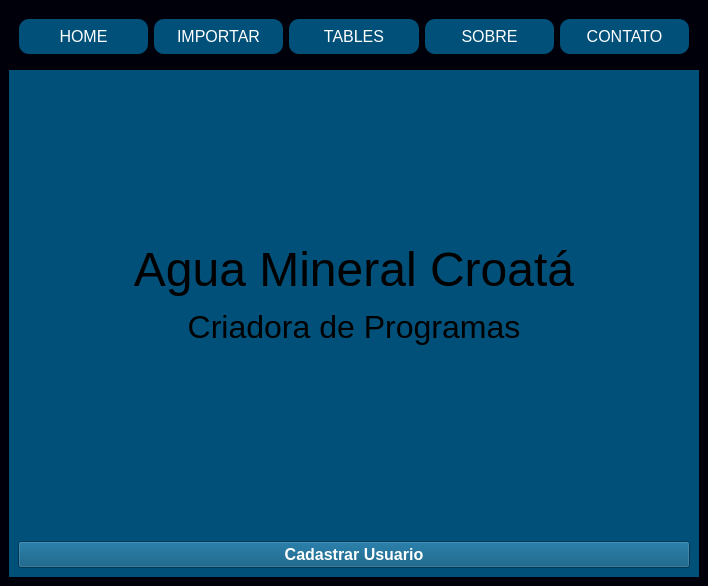
<?xml version="1.0" encoding="UTF-8"?>
<ui version="4.0">
 <class>MainWindow</class>
 <widget class="QMainWindow" name="MainWindow">
  <property name="geometry">
   <rect>
    <x>0</x>
    <y>0</y>
    <width>708</width>
    <height>586</height>
   </rect>
  </property>
  <property name="windowTitle">
   <string>MainWindow</string>
  </property>
  <property name="styleSheet">
   <string notr="true">background-color: rgb(0, 0,10);</string>
  </property>
  <widget class="QWidget" name="centralwidget">
   <layout class="QVBoxLayout" name="verticalLayout">
    <item>
     <widget class="QFrame" name="frame">
      <property name="frameShape">
       <enum>QFrame::StyledPanel</enum>
      </property>
      <property name="frameShadow">
       <enum>QFrame::Raised</enum>
      </property>
      <layout class="QHBoxLayout" name="horizontalLayout">
       <item>
        <widget class="QPushButton" name="btn_home">
         <property name="minimumSize">
          <size>
           <width>0</width>
           <height>35</height>
          </size>
         </property>
         <property name="cursor">
          <cursorShape>PointingHandCursor</cursorShape>
         </property>
         <property name="styleSheet">
          <string notr="true">QPushButton{
	color: rgb(255, 255, 255);
	border-radius: 10px;
	font-size: 16px;
	background-color: rgb(0,80,121);
}
QPushButton:hover{background-color: #fff; color:black}
</string>
         </property>
         <property name="text">
          <string>HOME</string>
         </property>
        </widget>
       </item>
       <item>
        <widget class="QPushButton" name="btn_importa">
         <property name="minimumSize">
          <size>
           <width>0</width>
           <height>35</height>
          </size>
         </property>
         <property name="cursor">
          <cursorShape>PointingHandCursor</cursorShape>
         </property>
         <property name="styleSheet">
          <string notr="true">QPushButton{
	color: rgb(255, 255, 255);
	border-radius: 10px;
	font-size: 16px;
	background-color: rgb(0,80,121);
}
QPushButton:hover{background-color: #fff; color:black}
</string>
         </property>
         <property name="text">
          <string>IMPORTAR</string>
         </property>
        </widget>
       </item>
       <item>
        <widget class="QPushButton" name="btn_tables">
         <property name="minimumSize">
          <size>
           <width>0</width>
           <height>35</height>
          </size>
         </property>
         <property name="cursor">
          <cursorShape>PointingHandCursor</cursorShape>
         </property>
         <property name="styleSheet">
          <string notr="true">QPushButton{
	color: rgb(255, 255, 255);
	border-radius: 10px;
	font-size: 16px;
	background-color: rgb(0,80,121);
}
QPushButton:hover{background-color: #fff; color:black}
</string>
         </property>
         <property name="text">
          <string>TABLES</string>
         </property>
        </widget>
       </item>
       <item>
        <widget class="QPushButton" name="btn_sobre">
         <property name="minimumSize">
          <size>
           <width>0</width>
           <height>35</height>
          </size>
         </property>
         <property name="font">
          <font>
           <pointsize>-1</pointsize>
          </font>
         </property>
         <property name="cursor">
          <cursorShape>PointingHandCursor</cursorShape>
         </property>
         <property name="styleSheet">
          <string notr="true">QPushButton{
	color: rgb(255, 255, 255);
	border-radius: 10px;
	font-size: 16px;
	background-color: rgb(0,80,121);
}
QPushButton:hover{background-color: #fff; color:black}
</string>
         </property>
         <property name="text">
          <string>SOBRE</string>
         </property>
        </widget>
       </item>
       <item>
        <widget class="QPushButton" name="btn_contato">
         <property name="minimumSize">
          <size>
           <width>0</width>
           <height>35</height>
          </size>
         </property>
         <property name="font">
          <font>
           <pointsize>-1</pointsize>
          </font>
         </property>
         <property name="cursor">
          <cursorShape>PointingHandCursor</cursorShape>
         </property>
         <property name="styleSheet">
          <string notr="true">QPushButton{
	color: rgb(255, 255, 255);
	border-radius: 10px;
	font-size: 16px;
	background-color: rgb(0,80,121);
}
QPushButton:hover{background-color: #fff; color:black}

</string>
         </property>
         <property name="text">
          <string>CONTATO</string>
         </property>
        </widget>
       </item>
      </layout>
     </widget>
    </item>
    <item>
     <widget class="QStackedWidget" name="Pages">
      <property name="styleSheet">
       <string notr="true">background-color: rgb(0,80,121);</string>
      </property>
      <property name="currentIndex">
       <number>2</number>
      </property>
      <widget class="QWidget" name="pg_table">
       <layout class="QVBoxLayout" name="verticalLayout_3">
        <item>
         <widget class="QTabWidget" name="tabWidget">
          <property name="styleSheet">
           <string notr="true">background-color: rgb(255, 170, 255);</string>
          </property>
          <property name="currentIndex">
           <number>0</number>
          </property>
          <widget class="QWidget" name="tables">
           <attribute name="title">
            <string>Base</string>
           </attribute>
           <layout class="QHBoxLayout" name="horizontalLayout_3">
            <item>
             <layout class="QHBoxLayout" name="horizontalLayout_2">
              <item>
               <layout class="QVBoxLayout" name="verticalLayout_7">
                <item>
                 <layout class="QVBoxLayout" name="verticalLayout_6">
                  <item>
                   <widget class="QLabel" name="label_3">
                    <property name="text">
                     <string>&lt;html&gt;&lt;head/&gt;&lt;body&gt;&lt;p align=&quot;center&quot;&gt;&lt;span style=&quot; font-size:12pt; font-weight:600;&quot;&gt;Estoque&lt;/span&gt;&lt;/p&gt;&lt;/body&gt;&lt;/html&gt;</string>
                    </property>
                   </widget>
                  </item>
                  <item>
                   <widget class="QTreeWidget" name="tw_estoque">
                    <column>
                     <property name="text">
                      <string>Nfe</string>
                     </property>
                    </column>
                    <column>
                     <property name="text">
                      <string>Serie</string>
                     </property>
                    </column>
                    <column>
                     <property name="text">
                      <string>Data Emissao</string>
                     </property>
                    </column>
                    <column>
                     <property name="text">
                      <string>Chave</string>
                     </property>
                    </column>
                    <column>
                     <property name="text">
                      <string>cnpj emitente</string>
                     </property>
                    </column>
                    <column>
                     <property name="text">
                      <string>Nome emitente</string>
                     </property>
                    </column>
                    <column>
                     <property name="text">
                      <string>Valor Nfe</string>
                     </property>
                    </column>
                    <column>
                     <property name="text">
                      <string>Item nro</string>
                     </property>
                    </column>
                    <column>
                     <property name="text">
                      <string>Cod Produto</string>
                     </property>
                    </column>
                    <column>
                     <property name="text">
                      <string>Quantidade</string>
                     </property>
                    </column>
                    <column>
                     <property name="text">
                      <string>Descricao</string>
                     </property>
                    </column>
                    <column>
                     <property name="text">
                      <string>UN</string>
                     </property>
                    </column>
                    <column>
                     <property name="text">
                      <string>Valor Produto</string>
                     </property>
                    </column>
                    <column>
                     <property name="text">
                      <string>Data Importacao</string>
                     </property>
                    </column>
                    <column>
                     <property name="text">
                      <string>Municipio</string>
                     </property>
                    </column>
                    <column>
                     <property name="text">
                      <string>Data Saida</string>
                     </property>
                    </column>
                    <column>
                     <property name="text">
                      <string>Usuario</string>
                     </property>
                    </column>
                   </widget>
                  </item>
                 </layout>
                </item>
                <item>
                 <layout class="QVBoxLayout" name="verticalLayout_5">
                  <item>
                   <widget class="QLabel" name="label_2">
                    <property name="text">
                     <string>&lt;html&gt;&lt;head/&gt;&lt;body&gt;&lt;p align=&quot;center&quot;&gt;&lt;span style=&quot; font-size:12pt; font-weight:600;&quot;&gt;SAIDA&lt;/span&gt;&lt;/p&gt;&lt;/body&gt;&lt;/html&gt;</string>
                    </property>
                   </widget>
                  </item>
                  <item>
                   <widget class="QTreeWidget" name="tw_saida">
                    <column>
                     <property name="text">
                      <string>Nfe</string>
                     </property>
                    </column>
                    <column>
                     <property name="text">
                      <string>Serie</string>
                     </property>
                    </column>
                    <column>
                     <property name="text">
                      <string>Data Importação</string>
                     </property>
                    </column>
                    <column>
                     <property name="text">
                      <string>Data Saida</string>
                     </property>
                    </column>
                    <column>
                     <property name="text">
                      <string>Usuario</string>
                     </property>
                    </column>
                   </widget>
                  </item>
                 </layout>
                </item>
               </layout>
              </item>
              <item>
               <widget class="QFrame" name="frame_2">
                <property name="frameShape">
                 <enum>QFrame::StyledPanel</enum>
                </property>
                <property name="frameShadow">
                 <enum>QFrame::Raised</enum>
                </property>
                <layout class="QVBoxLayout" name="verticalLayout_4">
                 <item>
                  <widget class="QPushButton" name="btn_gerar">
                   <property name="minimumSize">
                    <size>
                     <width>100</width>
                     <height>27</height>
                    </size>
                   </property>
                   <property name="styleSheet">
                    <string notr="true">QPushButton{
	color: rgb(255, 255, 255);
	border-radius: 10px;
	font-size: 16px;
	background-color: rgb(0,80,121);
}
QPushButton:hover{background-color: #fff; color:black}
</string>
                   </property>
                   <property name="text">
                    <string>Gerar Saida</string>
                   </property>
                  </widget>
                 </item>
                 <item>
                  <widget class="QPushButton" name="btn_estorno">
                   <property name="minimumSize">
                    <size>
                     <width>100</width>
                     <height>27</height>
                    </size>
                   </property>
                   <property name="styleSheet">
                    <string notr="true">QPushButton{
	color: rgb(255, 255, 255);
	border-radius: 10px;
	font-size: 16px;
	background-color: rgb(0,80,121);
}
QPushButton:hover{background-color: #fff; color:black}
</string>
                   </property>
                   <property name="text">
                    <string>Estorno</string>
                   </property>
                  </widget>
                 </item>
                 <item>
                  <widget class="QPushButton" name="btn_importar">
                   <property name="minimumSize">
                    <size>
                     <width>100</width>
                     <height>27</height>
                    </size>
                   </property>
                   <property name="styleSheet">
                    <string notr="true">QPushButton{
	color: rgb(255, 255, 255);
	border-radius: 10px;
	font-size: 16px;
	background-color: rgb(0,80,121);
}
QPushButton:hover{background-color: #fff; color:black}
</string>
                   </property>
                   <property name="text">
                    <string/>
                   </property>
                  </widget>
                 </item>
                 <item>
                  <spacer name="verticalSpacer">
                   <property name="orientation">
                    <enum>Qt::Vertical</enum>
                   </property>
                   <property name="sizeHint" stdset="0">
                    <size>
                     <width>20</width>
                     <height>40</height>
                    </size>
                   </property>
                  </spacer>
                 </item>
                </layout>
               </widget>
              </item>
             </layout>
            </item>
           </layout>
          </widget>
          <widget class="QWidget" name="tab_2">
           <attribute name="title">
            <string>GERAL</string>
           </attribute>
           <layout class="QVBoxLayout" name="verticalLayout_11">
            <item>
             <widget class="QLabel" name="label_18">
              <property name="minimumSize">
               <size>
                <width>0</width>
                <height>30</height>
               </size>
              </property>
              <property name="font">
               <font>
                <pointsize>24</pointsize>
               </font>
              </property>
              <property name="styleSheet">
               <string notr="true"/>
              </property>
              <property name="text">
               <string>Geral</string>
              </property>
              <property name="alignment">
               <set>Qt::AlignCenter</set>
              </property>
             </widget>
            </item>
            <item>
             <layout class="QHBoxLayout" name="horizontalLayout_12">
              <item>
               <widget class="QPushButton" name="btn_chart">
                <property name="minimumSize">
                 <size>
                  <width>120</width>
                  <height>30</height>
                 </size>
                </property>
                <property name="styleSheet">
                 <string notr="true">QPushButton{
	color: rgb(255, 255, 255);
	border-radius: 10px;
	font-size: 16px;
	background-color: rgb(0,80,121);
}
QPushButton:hover{background-color: #fff; color:black}
</string>
                </property>
                <property name="text">
                 <string>Gerar Grafico</string>
                </property>
               </widget>
              </item>
              <item>
               <widget class="QPushButton" name="btn_excel">
                <property name="minimumSize">
                 <size>
                  <width>120</width>
                  <height>30</height>
                 </size>
                </property>
                <property name="styleSheet">
                 <string notr="true">QPushButton{
	color: rgb(255, 255, 255);
	border-radius: 10px;
	font-size: 16px;
	background-color: rgb(0,80,121);
}
QPushButton:hover{background-color: #fff; color:black}
</string>
                </property>
                <property name="text">
                 <string>Gera Excel</string>
                </property>
               </widget>
              </item>
             </layout>
            </item>
            <item>
             <widget class="QLineEdit" name="txt_filtro">
              <property name="font">
               <font>
                <pointsize>12</pointsize>
               </font>
              </property>
              <property name="styleSheet">
               <string notr="true">color: rgb(85, 0, 255);</string>
              </property>
              <property name="text">
               <string>filtro</string>
              </property>
              <property name="alignment">
               <set>Qt::AlignCenter</set>
              </property>
             </widget>
            </item>
            <item>
             <widget class="QTableView" name="tb_geral"/>
            </item>
           </layout>
          </widget>
         </widget>
        </item>
       </layout>
      </widget>
      <widget class="QWidget" name="page"/>
      <widget class="QWidget" name="pg_home">
       <layout class="QVBoxLayout" name="verticalLayout_9">
        <item>
         <widget class="QLabel" name="label">
          <property name="text">
           <string>&lt;html&gt;&lt;head/&gt;&lt;body&gt;&lt;p align=&quot;center&quot;&gt;&lt;span style=&quot; font-size:36pt;&quot;&gt;Agua Mineral Croatá&lt;/span&gt;&lt;/p&gt;&lt;p align=&quot;center&quot;&gt;&lt;span style=&quot; font-size:24pt;&quot;&gt;Criadora de Programas&lt;/span&gt;&lt;/p&gt;&lt;p align=&quot;center&quot;&gt;&lt;img src=&quot;new-pasta.png&quot;/&gt;&lt;/p&gt;&lt;/body&gt;&lt;/html&gt;</string>
          </property>
         </widget>
        </item>
        <item>
         <widget class="QPushButton" name="btn_pg_cadastro">
          <property name="minimumSize">
           <size>
            <width>0</width>
            <height>20</height>
           </size>
          </property>
          <property name="font">
           <font>
            <pointsize>12</pointsize>
            <weight>75</weight>
            <bold>true</bold>
           </font>
          </property>
          <property name="cursor">
           <cursorShape>PointingHandCursor</cursorShape>
          </property>
          <property name="styleSheet">
           <string notr="true">QPushButton{
color: rgb(255, 255, 255);
}

QPushButton:hover{
background-color: rgb(255, 255, 255);
	color: rgb(0, 0, 0);
}</string>
          </property>
          <property name="text">
           <string>Cadastrar Usuario</string>
          </property>
         </widget>
        </item>
       </layout>
      </widget>
      <widget class="QWidget" name="pg_import">
       <layout class="QVBoxLayout" name="verticalLayout_10">
        <item>
         <widget class="QLabel" name="label_4">
          <property name="minimumSize">
           <size>
            <width>0</width>
            <height>30</height>
           </size>
          </property>
          <property name="font">
           <font>
            <pointsize>24</pointsize>
           </font>
          </property>
          <property name="text">
           <string>&lt;html&gt;&lt;head/&gt;&lt;body&gt;&lt;p align=&quot;center&quot;&gt;&lt;span style=&quot; font-size:18pt; font-weight:600; color:#ffffff;&quot;&gt;Importar Xml&lt;/span&gt;&lt;/p&gt;&lt;/body&gt;&lt;/html&gt;</string>
          </property>
         </widget>
        </item>
        <item>
         <widget class="QProgressBar" name="progressBar">
          <property name="value">
           <number>24</number>
          </property>
         </widget>
        </item>
        <item>
         <layout class="QHBoxLayout" name="horizontalLayout_4">
          <item>
           <widget class="QLineEdit" name="txt_file">
            <property name="minimumSize">
             <size>
              <width>0</width>
              <height>28</height>
             </size>
            </property>
            <property name="font">
             <font>
              <pointsize>12</pointsize>
             </font>
            </property>
            <property name="styleSheet">
             <string notr="true">color: rgb(255, 255, 255);</string>
            </property>
            <property name="alignment">
             <set>Qt::AlignCenter</set>
            </property>
            <property name="placeholderText">
             <string>Selecione a pasta com os arquivos XML ---&gt;</string>
            </property>
           </widget>
          </item>
          <item>
           <widget class="QPushButton" name="btn_open">
            <property name="minimumSize">
             <size>
              <width>120</width>
              <height>33</height>
             </size>
            </property>
            <property name="styleSheet">
             <string notr="true">QPushButton{
	color: rgb(255, 255, 255);
	border-radius: 10px;
	font-size: 16px;
	background-color: rgb(0,80,121);
}
QPushButton:hover{background-color: #fff; color:black}
</string>
            </property>
            <property name="text">
             <string>abrir</string>
            </property>
           </widget>
          </item>
         </layout>
        </item>
        <item>
         <layout class="QHBoxLayout" name="horizontalLayout_11">
          <item>
           <widget class="QLabel" name="label_5">
            <property name="text">
             <string/>
            </property>
           </widget>
          </item>
          <item>
           <widget class="QPushButton" name="btn_import">
            <property name="minimumSize">
             <size>
              <width>0</width>
              <height>30</height>
             </size>
            </property>
            <property name="styleSheet">
             <string notr="true">QPushButton{
	color: rgb(255, 255, 255);
	border-radius: 10px;
	font-size: 16px;
	background-color: rgb(0,80,121);
}
QPushButton:hover{background-color: #fff; color:black}
</string>
            </property>
            <property name="text">
             <string>IMPORTAR</string>
            </property>
           </widget>
          </item>
          <item>
           <widget class="QLabel" name="label_17">
            <property name="text">
             <string/>
            </property>
           </widget>
          </item>
         </layout>
        </item>
       </layout>
      </widget>
      <widget class="QWidget" name="pg_cadastro">
       <layout class="QVBoxLayout" name="verticalLayout_2">
        <item>
         <widget class="QLabel" name="label_14">
          <property name="font">
           <font>
            <pointsize>30</pointsize>
           </font>
          </property>
          <property name="text">
           <string>&lt;html&gt;&lt;head/&gt;&lt;body&gt;&lt;p align=&quot;center&quot;&gt;&lt;span style=&quot; font-weight:600; color:#ffffff;&quot;&gt;Tela de Cadastro&lt;/span&gt;&lt;/p&gt;&lt;/body&gt;&lt;/html&gt;</string>
          </property>
          <property name="alignment">
           <set>Qt::AlignCenter</set>
          </property>
         </widget>
        </item>
        <item>
         <widget class="QLabel" name="label_6">
          <property name="font">
           <font>
            <pointsize>20</pointsize>
           </font>
          </property>
          <property name="text">
           <string>&lt;html&gt;&lt;head/&gt;&lt;body&gt;&lt;p align=&quot;center&quot;&gt;&lt;img src=&quot;avatar-de-perfil.png&quot;&gt;&lt;/p&gt;&lt;p align=&quot;center&quot;&gt;&lt;span style=&quot; font-weight:600;&quot;&gt;Cadastrar Usuario&lt;/span&gt;&lt;/p&gt;&lt;/body&gt;&lt;/html&gt;</string>
          </property>
          <property name="alignment">
           <set>Qt::AlignCenter</set>
          </property>
         </widget>
        </item>
        <item>
         <layout class="QHBoxLayout" name="horizontalLayout_8">
          <property name="leftMargin">
           <number>50</number>
          </property>
          <item>
           <widget class="QLabel" name="label_7">
            <property name="font">
             <font>
              <pointsize>25</pointsize>
             </font>
            </property>
            <property name="text">
             <string>&lt;html&gt;&lt;head/&gt;&lt;body&gt;&lt;p&gt;&lt;span style=&quot; font-weight:600; color:#ffffff;&quot;&gt;Nome&lt;/span&gt;&lt;/p&gt;&lt;/body&gt;&lt;/html&gt;</string>
            </property>
           </widget>
          </item>
          <item>
           <widget class="QLineEdit" name="txt_nome">
            <property name="styleSheet">
             <string notr="true">color: rgba(211, 239, 251, 1);
border-bottom: 2px solid white;
border-radius: None;
selection-background-color: rgba(85,115, 155,0.1);
font:  Trebuchet MS;
font: 20pt &quot;Trebuchet MS&quot;;</string>
            </property>
           </widget>
          </item>
         </layout>
        </item>
        <item>
         <layout class="QHBoxLayout" name="horizontalLayout_7">
          <property name="leftMargin">
           <number>50</number>
          </property>
          <item>
           <widget class="QLabel" name="label_8">
            <property name="font">
             <font>
              <pointsize>25</pointsize>
             </font>
            </property>
            <property name="text">
             <string>&lt;html&gt;&lt;head/&gt;&lt;body&gt;&lt;p&gt;&lt;span style=&quot; font-weight:600; color:#ffffff;&quot;&gt;Usuario&lt;/span&gt;&lt;/p&gt;&lt;/body&gt;&lt;/html&gt;</string>
            </property>
           </widget>
          </item>
          <item>
           <widget class="QLineEdit" name="txt_usuario">
            <property name="styleSheet">
             <string notr="true">color: rgba(211, 239, 251, 1);
border-bottom: 2px solid white;
border-radius: None;
selection-background-color: rgba(85,115, 155,0.1);
font:  Trebuchet MS;
font: 20pt &quot;Trebuchet MS&quot;;</string>
            </property>
           </widget>
          </item>
         </layout>
        </item>
        <item>
         <layout class="QHBoxLayout" name="horizontalLayout_6">
          <property name="leftMargin">
           <number>50</number>
          </property>
          <item>
           <widget class="QLabel" name="label_9">
            <property name="font">
             <font>
              <pointsize>25</pointsize>
             </font>
            </property>
            <property name="text">
             <string>&lt;html&gt;&lt;head/&gt;&lt;body&gt;&lt;p&gt;&lt;span style=&quot; font-weight:600; color:#ffffff;&quot;&gt;Senha&lt;/span&gt;&lt;/p&gt;&lt;/body&gt;&lt;/html&gt;</string>
            </property>
           </widget>
          </item>
          <item>
           <widget class="QLineEdit" name="txt_senha">
            <property name="styleSheet">
             <string notr="true">color: rgba(211, 239, 251, 1);
border-bottom: 2px solid white;
border-radius: None;
selection-background-color: rgba(85,115, 155,0.1);
font:  Trebuchet MS;
font: 20pt &quot;Trebuchet MS&quot;;</string>
            </property>
            <property name="echoMode">
             <enum>QLineEdit::Password</enum>
            </property>
           </widget>
          </item>
         </layout>
        </item>
        <item>
         <layout class="QHBoxLayout" name="horizontalLayout_5">
          <property name="leftMargin">
           <number>50</number>
          </property>
          <item>
           <widget class="QLabel" name="label_10">
            <property name="font">
             <font>
              <pointsize>20</pointsize>
             </font>
            </property>
            <property name="text">
             <string>&lt;html&gt;&lt;head/&gt;&lt;body&gt;&lt;p&gt;&lt;span style=&quot; font-weight:600; color:#ffffff;&quot;&gt;Confirmação da Senha&lt;/span&gt;&lt;/p&gt;&lt;/body&gt;&lt;/html&gt;</string>
            </property>
           </widget>
          </item>
          <item>
           <widget class="QLineEdit" name="txt_senha2">
            <property name="styleSheet">
             <string notr="true">color: rgba(211, 239, 251, 1);
border-bottom: 2px solid white;
border-radius: None;
selection-background-color: rgba(85,115, 155,0.1);
font:  Trebuchet MS;
font: 20pt &quot;Trebuchet MS&quot;;</string>
            </property>
            <property name="echoMode">
             <enum>QLineEdit::Password</enum>
            </property>
           </widget>
          </item>
         </layout>
        </item>
        <item>
         <layout class="QHBoxLayout" name="horizontalLayout_9">
          <property name="leftMargin">
           <number>50</number>
          </property>
          <item>
           <widget class="QLabel" name="label_11">
            <property name="font">
             <font>
              <pointsize>25</pointsize>
             </font>
            </property>
            <property name="text">
             <string>&lt;html&gt;&lt;head/&gt;&lt;body&gt;&lt;p&gt;&lt;span style=&quot; font-weight:600; color:#ffffff;&quot;&gt;Perfil&lt;/span&gt;&lt;/p&gt;&lt;/body&gt;&lt;/html&gt;</string>
            </property>
           </widget>
          </item>
          <item>
           <widget class="QComboBox" name="cb_perfil">
            <property name="sizePolicy">
             <sizepolicy hsizetype="Expanding" vsizetype="Fixed">
              <horstretch>0</horstretch>
              <verstretch>0</verstretch>
             </sizepolicy>
            </property>
            <property name="font">
             <font>
              <pointsize>12</pointsize>
              <weight>75</weight>
              <bold>true</bold>
             </font>
            </property>
            <property name="styleSheet">
             <string notr="true">color: rgb(255, 255, 255);</string>
            </property>
            <item>
             <property name="text">
              <string>Usuario</string>
             </property>
            </item>
            <item>
             <property name="text">
              <string>Administrador</string>
             </property>
            </item>
           </widget>
          </item>
         </layout>
        </item>
        <item>
         <layout class="QHBoxLayout" name="horizontalLayout_10">
          <item>
           <widget class="QLabel" name="label_12">
            <property name="text">
             <string/>
            </property>
           </widget>
          </item>
          <item>
           <widget class="QPushButton" name="btn_cadastrar">
            <property name="minimumSize">
             <size>
              <width>0</width>
              <height>33</height>
             </size>
            </property>
            <property name="cursor">
             <cursorShape>PointingHandCursor</cursorShape>
            </property>
            <property name="styleSheet">
             <string notr="true">QPushButton{
	color: rgb(255, 255, 255);
	border-radius: 10px;
	font-size: 16px;
	background-color: rgb(0,80,121);
}
QPushButton:hover{background-color: #fff; color:black}
</string>
            </property>
            <property name="text">
             <string>Cadastrar</string>
            </property>
           </widget>
          </item>
          <item>
           <widget class="QLabel" name="label_13">
            <property name="text">
             <string/>
            </property>
           </widget>
          </item>
         </layout>
        </item>
       </layout>
      </widget>
      <widget class="QWidget" name="pg_contato">
       <widget class="QLabel" name="label_15">
        <property name="geometry">
         <rect>
          <x>220</x>
          <y>60</y>
          <width>271</width>
          <height>31</height>
         </rect>
        </property>
        <property name="font">
         <font>
          <pointsize>20</pointsize>
         </font>
        </property>
        <property name="styleSheet">
         <string notr="true">color: rgb(255, 255, 255);</string>
        </property>
        <property name="text">
         <string>&lt;html&gt;&lt;head/&gt;&lt;body&gt;&lt;p align=&quot;center&quot;&gt;&lt;span style=&quot; font-weight:600;&quot;&gt;Tela de Contatos&lt;/span&gt;&lt;/p&gt;&lt;/body&gt;&lt;/html&gt;</string>
        </property>
       </widget>
       <widget class="QLabel" name="label_20">
        <property name="geometry">
         <rect>
          <x>170</x>
          <y>170</y>
          <width>361</width>
          <height>41</height>
         </rect>
        </property>
        <property name="font">
         <font>
          <pointsize>16</pointsize>
         </font>
        </property>
        <property name="styleSheet">
         <string notr="true">color: rgb(255, 255, 255);</string>
        </property>
        <property name="text">
         <string>&lt;html&gt;&lt;head/&gt;&lt;body&gt;&lt;p align=&quot;center&quot;&gt;Desenvolvedor: Jose Junior&lt;/p&gt;&lt;/body&gt;&lt;/html&gt;</string>
        </property>
       </widget>
       <widget class="QLabel" name="label_21">
        <property name="geometry">
         <rect>
          <x>160</x>
          <y>265</y>
          <width>421</width>
          <height>91</height>
         </rect>
        </property>
        <property name="text">
         <string>&lt;html&gt;&lt;head/&gt;&lt;body&gt;&lt;p align=&quot;center&quot;&gt;&lt;span style=&quot; font-size:18pt; font-weight:600; color:#ffffff;&quot;&gt;Telefone: 83-9.9920-4289&lt;/span&gt;&lt;/p&gt;&lt;p align=&quot;center&quot;&gt;&lt;span style=&quot; font-size:18pt; font-weight:600; color:#ffffff;&quot;&gt;Email: croatajunior@gmail.com&lt;/span&gt;&lt;/p&gt;&lt;/body&gt;&lt;/html&gt;</string>
        </property>
       </widget>
      </widget>
      <widget class="QWidget" name="pg_sobre">
       <layout class="QVBoxLayout" name="verticalLayout_12">
        <item>
         <widget class="QLabel" name="label_16">
          <property name="minimumSize">
           <size>
            <width>0</width>
            <height>50</height>
           </size>
          </property>
          <property name="maximumSize">
           <size>
            <width>16777215</width>
            <height>50</height>
           </size>
          </property>
          <property name="font">
           <font>
            <pointsize>25</pointsize>
           </font>
          </property>
          <property name="styleSheet">
           <string notr="true"/>
          </property>
          <property name="text">
           <string>&lt;html&gt;&lt;head/&gt;&lt;body&gt;&lt;p align=&quot;center&quot;&gt;&lt;span style=&quot; font-size:28pt; font-weight:600; color:#ffffff;&quot;&gt;Sobre&lt;/span&gt;&lt;/p&gt;&lt;/body&gt;&lt;/html&gt;</string>
          </property>
         </widget>
        </item>
        <item>
         <widget class="QLabel" name="label_19">
          <property name="text">
           <string>&lt;html&gt;&lt;head/&gt;&lt;body&gt;&lt;p align=&quot;center&quot;&gt;&lt;span style=&quot; font-size:16pt; font-weight:600; color:#ffffff;&quot;&gt;Este sistema faz a importação de XML e faz o controle do estoque de acordo com a entrada de Notas e saidas apontadas pelo usuario&lt;/span&gt;&lt;/p&gt;&lt;/body&gt;&lt;/html&gt;</string>
          </property>
          <property name="alignment">
           <set>Qt::AlignCenter</set>
          </property>
          <property name="wordWrap">
           <bool>true</bool>
          </property>
         </widget>
        </item>
       </layout>
      </widget>
     </widget>
    </item>
   </layout>
  </widget>
 </widget>
 <resources/>
 <connections/>
</ui>
